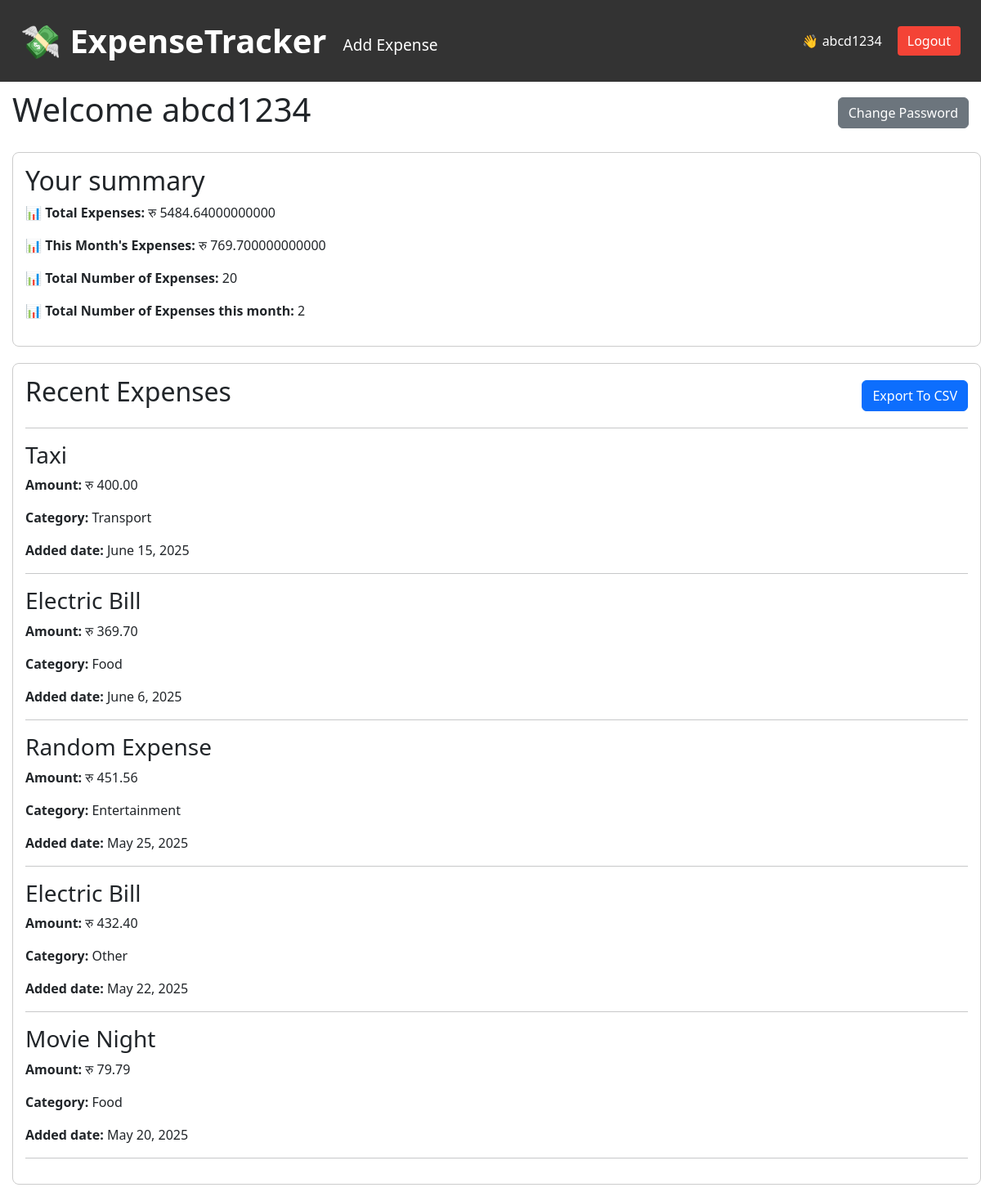
Before: /expense/dashboard/ (signed in) with the older database file.
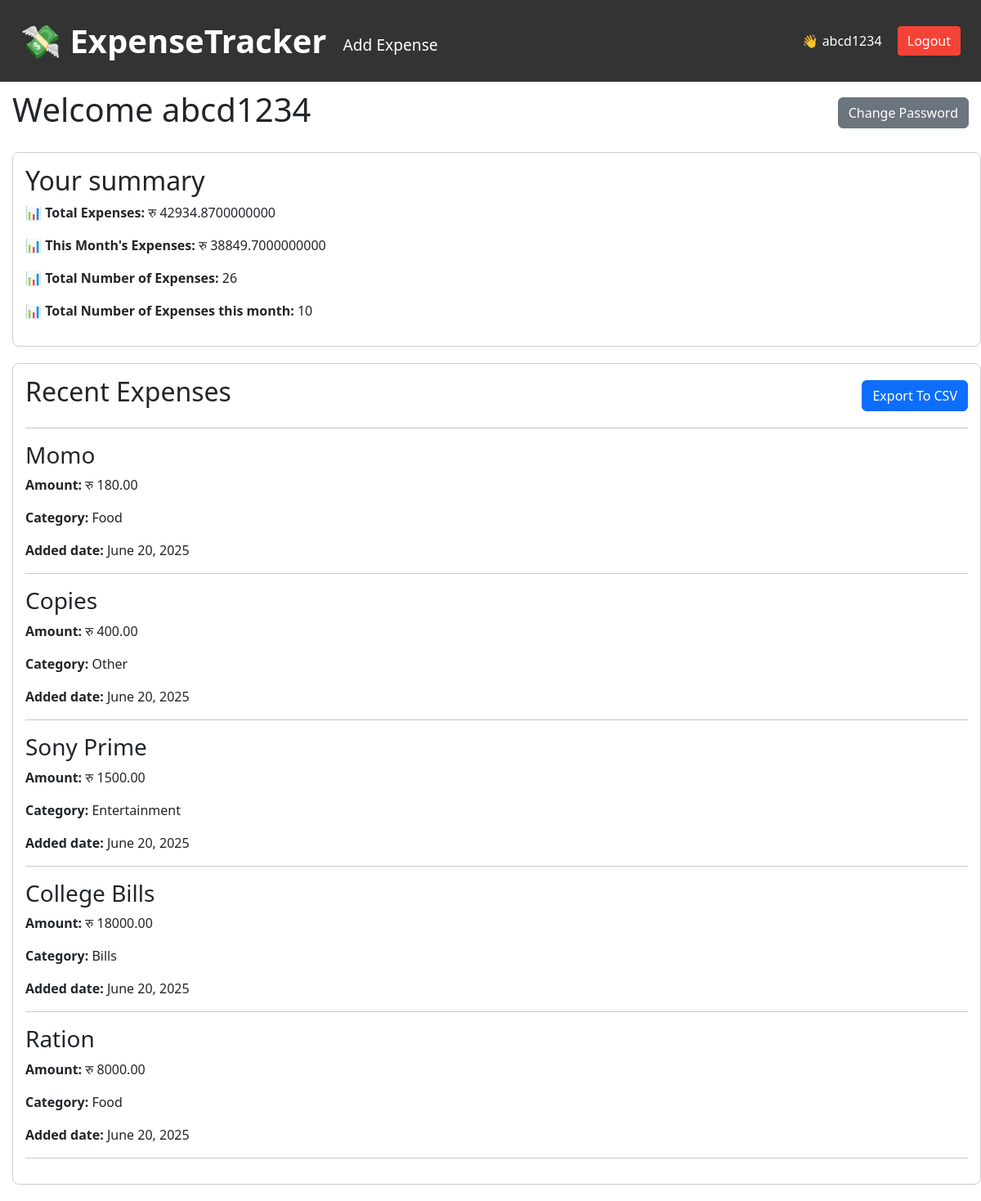
After: the same page with the newer database file.
### expenses/models.py (models this page shows, shortened)
class Expense(models.Model):
    user=models.ForeignKey(User,on_delete=models.CASCADE)
    title=models.CharField(max_length=100)
    amount=models.DecimalField(max_digits=10,decimal_places=2)
    category=models.CharField(max_length=50,choices=CATEGORY_CHOICES)
    date=models.DateField()

### expenses/views.py (the view)
# urls.py: path('dashboard/',views.dashboard,name="dashboard"),
@login_required
def dashboard(request):
    today = date.today()
    user_expense=Expense.objects.filter(user=request.user)
    monthly_total=user_expense.filter(date__year=today.year,date__month=today.month).aggregate(total=Sum('amount'))['total'] or 0
    total_expense=user_expense.aggregate(total=Sum('amount'))['total'] or 0
    total_count=user_expense.count()
    month_count=user_expense.filter(date__year=today.year,date__month=today.month).count()
    recent_expenses=user_expense.order_by('-date')[:5]
    category_summary = user_expense.values('category').annotate(total=Sum('amount'))
    monthly_data = (
        user_expense
        .annotate(month=TruncMonth('date'))
        .values('month')
        .annotate(total=Sum('amount'))
        .order_by('month')
    )
    month_labels = [item['month'].strftime('%B') for item in monthly_data]
    month_totals = [item['total'] for item in monthly_data]
    this_month_categories = (
        user_expense
        .filter(date__year=today.year, date__month=today.month)
        .values('category')
        .annotate(total=Sum('amount'))
    )
    category_labels = [item['category'] for item in this_month_categories]
    category_totals = [item['total'] for item in this_month_categories]
    context = {
    "monthly_total": monthly_total,
    "total_expense": total_expense,
    "total_count": total_count,
    "month_count": month_count,
    "recent_expenses": recent_expenses,
    "category_summary": category_summary,
    "monthly_data": monthly_data,
    "category_labels": category_labels,
    "category_totals":category_totals,
    "month_labels": month_labels,
    "month_totals": month_totals,
}
    return render(request,'expenses/dashboard.html',context)

### expenses/templates/expenses/dashboard.html (shortened to what this page needs)
{% extends 'expenses/base.html' %}
{% load static %}
{% block content %}
<div style="padding: 110px 0px 0px 15px; position: relative;">
  <div style="display: flex; justify-content: space-between; align-items: center; margin-bottom: 20px; padding-right: 15px;">
    <h1>Welcome {{ request.user.username }}</h1>
    <a href="{% url 'change_password' %}"
       class="btn btn-secondary"
       style="white-space: nowrap;">
      Change Password
    </a>
  </div>
  <div style="border: 1px solid #ccc; padding: 15px; margin-bottom: 20px; border-radius: 8px;">
    <h2>Your summary</h2>
    <p><strong>📊 Total Expenses:</strong> रु {{ total_expense }}</p>
    <p><strong>📊 This Month's Expenses:</strong> रु {{ monthly_total }}</p>
    <p><strong>📊 Total Number of Expenses:</strong> {{ total_count }}</p>
    <p><strong>📊 Total Number of Expenses this month:</strong> {{ month_count }}</p>
  </div>
  <div style="border: 1px solid #ccc; padding: 15px; margin-bottom: 20px; border-radius: 8px;">
    <div style="display: flex; justify-content: space-between; align-items: center;">
      <h2>Recent Expenses</h2>
      <form action="{% url 'export' %}" method="get">
        <button type="submit" class="btn btn-primary"
                onclick="setTimeout(() => { alert('Your download has been started') }, 200)">
          Export To CSV
        </button>
      </form>
    </div>
    <hr>
    {% for x in recent_expenses %}
      <h3>{{ x.title }}</h3>
      <p><strong>Amount:</strong> रु {{ x.amount }}</p>
      <p><strong>Category:</strong> {{ x.category }}</p>
      <p><strong>Added date:</strong> {{ x.date }}</p>
      <hr>
    {% endfor %}
  </div>
</div>
{% endblock %}

Changed rows visible on the page:
no longer on this page (row unchanged): Expense: title "Taxi", amount "400.00", category "Transport", date "June 15, 2025"
no longer on this page (row unchanged): Expense: title "Electric Bill", amount "369.70", category "Food", date "June 6, 2025"
no longer on this page (row unchanged): Expense: title "Random Expense", amount "451.56", category "Entertainment", date "May 25, 2025"
no longer on this page (row unchanged): Expense: title "Electric Bill", amount "432.40", category "Other", date "May 22, 2025"
no longer on this page (row unchanged): Expense: title "Movie Night", amount "79.79", category "Food", date "May 20, 2025"
added Expense: title "Momo", amount "180.00", category "Food", date "June 20, 2025"
added Expense: title "Copies", amount "400.00", category "Other", date "June 20, 2025"
added Expense: title "Sony Prime", amount "1500.00", category "Entertainment", date "June 20, 2025"
added Expense: title "College Bills", amount "18000.00", category "Bills", date "June 20, 2025"
added Expense: title "Ration", amount "8000.00", category "Food", date "June 20, 2025"
Other visible differences:
{{ total_expense }}: "5484.64000000000" → "42934.8700000000"
{{ monthly_total }}: "769.700000000000" → "38849.7000000000"
{{ total_count }}: "20" → "26"
{{ month_count }}: "2" → "10"
